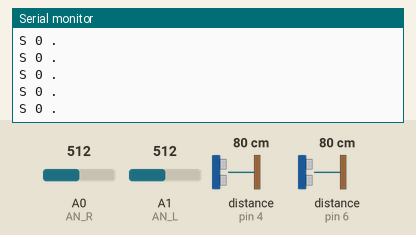
This sketch was run on a simulated Arduino Uno, built with avr-gcc and run on an emulated ATmega328P. Parts: the last lines printed to the serial monitor. Inputs (shaded band) come from the test bench; at power-on: distance to the obstacle (sensors on pin 4, pin 6) 80 cm, A0 (AN_R) = 512, A1 (AN_L) = 512. The echo pulse lasts 58.3 µs per cm.

Above: at 1.2 s.
1.3 s: distance to the obstacle (sensor on pin 4) set to 2 cm
At 2.3 s:
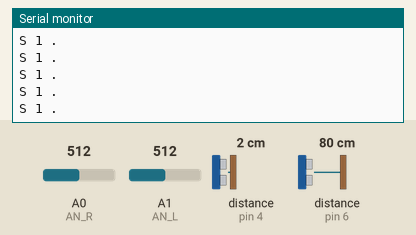
4.3 s: distance to the obstacle (sensor on pin 6) set to 299 cm
7.3 s: A0 (AN_R) set to 30
At 8.0 s:
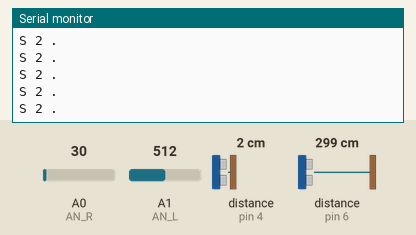
8.8 s: A1 (AN_L) set to 30
At 9.5 s:
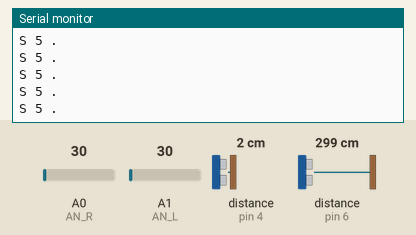
10.3 s: distance to the obstacle (sensor on pin 6) set to 2 cm
11.8 s: distance to the obstacle (sensor on pin 4) set to 60 cm
At 12.3 s:
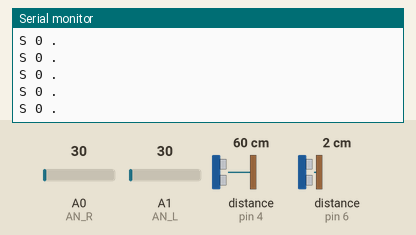
Timing chart, 0 to 14.3 s (numbered marks = the images above; inputs shaded):
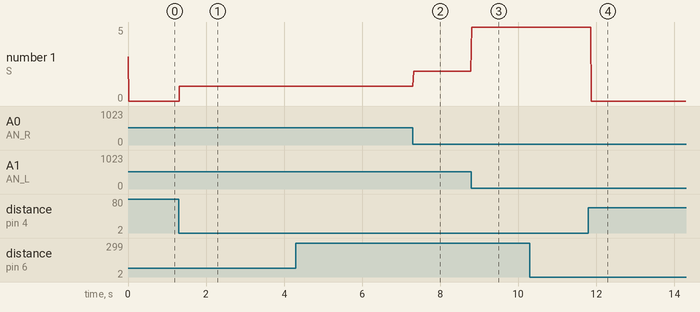

The sketch:

BlindHelper.ino
```cpp
#include <Ultrasonic.h>
#include "SoftwareSerial.h"

SoftwareSerial bluetooth(9, 8); //TX, RX

//Sensor frente
#define PINO_TRG1  5
#define PINO_ECHO1 4
//Sensor baixo
#define PINO_TRG2  7
#define PINO_ECHO2 6
//Sensor direita
#define AN_R A0
//Sensor esquerda
#define AN_L A1

#define HOLE 30
#define STEP 30
#define SIDE 256

int state; //0: No obstacle | 1: Obstacle, turn right | 2: Obstacle, turn left | 3: Hole ahead | 4: Step ahead | 5: Obstacle, no way out

float bAnt;

Ultrasonic frente(PINO_TRG1, PINO_ECHO1);
Ultrasonic baixo(PINO_TRG2, PINO_ECHO2);

void setup() {
  pinMode(AN_R, INPUT);
  pinMode(AN_L, INPUT);
  bluetooth.begin(38400);
  Serial.begin(9600);
}

void loop() {
  float sFrente, sBaixo = 0;
  bool sDir, sEsq;

  sFrente = readSensor(PINO_TRG1, PINO_ECHO1, frente);
  sBaixo  = readSensor(PINO_TRG2, PINO_ECHO2, baixo);
  sDir    = readSensor2(AN_R);
  sEsq    = readSensor2(AN_L);

  state = 0;
  if(sFrente <= 40) {
    if(sDir && sEsq)
      state = 5;
    else if(sDir)
      state = 2;
    else
      state = 1;
  }
  else if(sBaixo >= bAnt + HOLE) state = 3;
  else if(sBaixo <= bAnt - STEP) state = 4;
  bAnt = sBaixo;

  sendMessage();
}

void sendMessage() {
  bluetooth.print("S ");
  bluetooth.print(state);
  bluetooth.print(" .");

  Serial.print("S ");
  Serial.print(state);
  Serial.println(" .");
}

float readSensor(int trg, int echo, Ultrasonic s) {
  return s.convert(s.timing(), Ultrasonic::CM);
}

bool readSensor2(int an) {
  return analogRead(an) <= SIDE;
}
```

Measured:
- after the input at 1.3 s, the serial monitor: prints a new line at once (image 1)
- after the input at 7.3 s, the serial monitor: prints a new line at once (image 2)
- after the input at 8.8 s, the serial monitor: prints a new line at once (image 3)
- after the input at 11.8 s, the serial monitor: prints a new line after 0.07 s (image 4)
- plotted number 1: 0 → 1 after the input at 1.3 s, 1 → 2 after the input at 7.3 s, 2 → 5 after the input at 8.8 s, 5 → 0 after the input at 11.8 s
